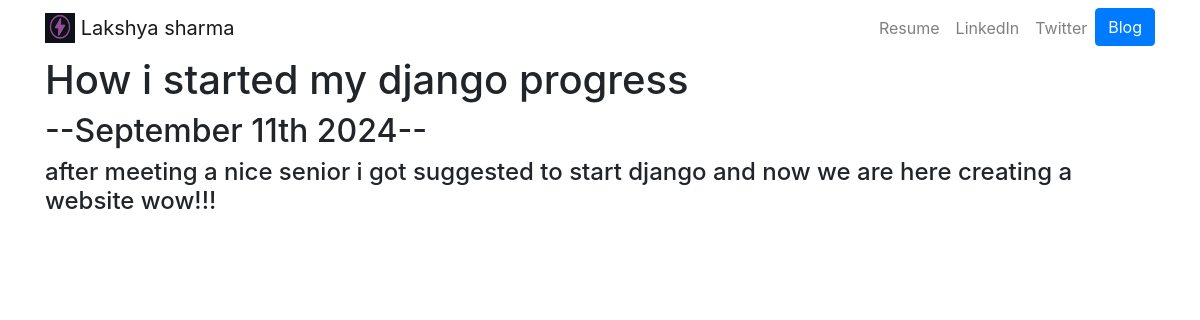
Page /blog/1/ on the committed database.
### blog/models.py (models this page shows, shortened)
class Blogs(models.Model):
		title = models.CharField(max_length=200)
		discription = models.TextField(max_length=1000)
		date = models.DateField()

### blog/views.py (the view)
# urls.py: path('<int:blog_id>/', views.detail, name= 'detail'),
def detail(request ,blog_id):
	blog = get_object_or_404(Blogs,pk = blog_id)
	return render(request,'blog/detail.html',{'blog':blog})

### blog/templates/blog/detail.html
{% extends 'port/core.html' %}
{% block content %}
<h1>{{ blog.title }}</h1>
<h2>--{{ blog.date|date:"F jS Y" }}--</h2>
<h4>{{ blog.discription }}</h4>
{% endblock %}

### rows in the picture
Blogs: title "How i started my django progress", date "September 11th 2024", discription "after meeting a nice senior i got suggested to start django and now we are here creating a website wow!!!"
